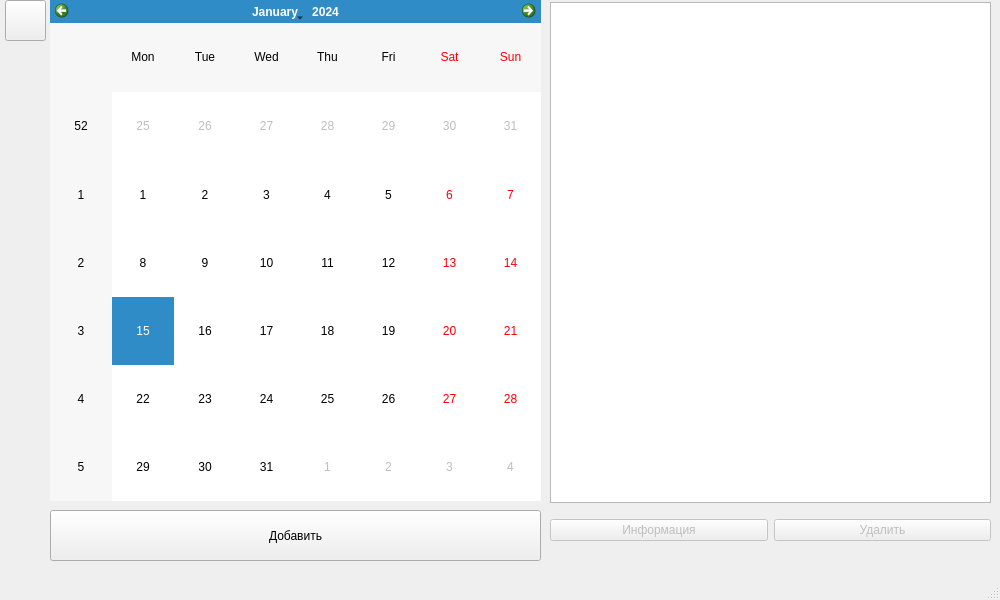
<?xml version="1.0" encoding="UTF-8"?>
<ui version="4.0">
 <class>MainWindow</class>
 <widget class="QMainWindow" name="MainWindow">
  <property name="geometry">
   <rect>
    <x>0</x>
    <y>0</y>
    <width>1000</width>
    <height>600</height>
   </rect>
  </property>
  <property name="minimumSize">
   <size>
    <width>1000</width>
    <height>600</height>
   </size>
  </property>
  <property name="maximumSize">
   <size>
    <width>1000</width>
    <height>600</height>
   </size>
  </property>
  <property name="windowTitle">
   <string>MainWindow</string>
  </property>
  <widget class="QWidget" name="centralwidget">
   <widget class="QCalendarWidget" name="calendar">
    <property name="geometry">
     <rect>
      <x>50</x>
      <y>0</y>
      <width>491</width>
      <height>501</height>
     </rect>
    </property>
   </widget>
   <widget class="QPushButton" name="btn_add_event">
    <property name="geometry">
     <rect>
      <x>50</x>
      <y>510</y>
      <width>491</width>
      <height>51</height>
     </rect>
    </property>
    <property name="text">
     <string>Добавить</string>
    </property>
   </widget>
   <widget class="QListWidget" name="events">
    <property name="geometry">
     <rect>
      <x>550</x>
      <y>2</y>
      <width>441</width>
      <height>501</height>
     </rect>
    </property>
   </widget>
   <widget class="QWidget" name="horizontalLayoutWidget">
    <property name="geometry">
     <rect>
      <x>550</x>
      <y>510</y>
      <width>441</width>
      <height>41</height>
     </rect>
    </property>
    <layout class="QHBoxLayout" name="horizontalLayout">
     <item>
      <widget class="QPushButton" name="btn_info">
       <property name="enabled">
        <bool>false</bool>
       </property>
       <property name="text">
        <string>Информация</string>
       </property>
      </widget>
     </item>
     <item>
      <widget class="QPushButton" name="btn_delete">
       <property name="enabled">
        <bool>false</bool>
       </property>
       <property name="text">
        <string>Удалить</string>
       </property>
      </widget>
     </item>
    </layout>
   </widget>
   <widget class="QPushButton" name="btn_home">
    <property name="geometry">
     <rect>
      <x>5</x>
      <y>0</y>
      <width>41</width>
      <height>41</height>
     </rect>
    </property>
    <property name="cursor">
     <cursorShape>PointingHandCursor</cursorShape>
    </property>
    <property name="text">
     <string/>
    </property>
    <property name="icon">
     <iconset>
      <normaloff>../items/icons/home.png</normaloff>../items/icons/home.png</iconset>
    </property>
    <property name="iconSize">
     <size>
      <width>41</width>
      <height>41</height>
     </size>
    </property>
   </widget>
  </widget>
  <widget class="QMenuBar" name="menubar">
   <property name="geometry">
    <rect>
     <x>0</x>
     <y>0</y>
     <width>1000</width>
     <height>21</height>
    </rect>
   </property>
  </widget>
  <widget class="QStatusBar" name="statusbar"/>
 </widget>
 <resources/>
 <connections/>
</ui>
